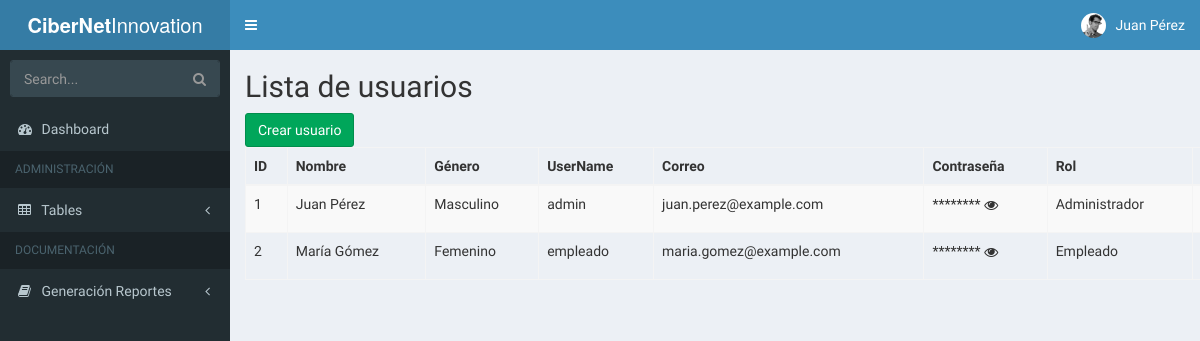
The app's page /CiberNet Innovation/user (signed in) with its own data.
### tables this page shows
CREATE TABLE `user` (
  `UserID` int NOT NULL AUTO_INCREMENT,
  `userName` varchar(100) NOT NULL,
  `userGender` varchar(50) NOT NULL,
  `userNickname` varchar(100) NOT NULL,
  `userEmail` varchar(100) NOT NULL,
  `userPassword` varchar(900) NOT NULL,
  `RolID` int DEFAULT NULL,
  PRIMARY KEY (`UserID`),
  UNIQUE KEY `userName` (`userName`),
  UNIQUE KEY `userNickname` (`userNickname`),
  UNIQUE KEY `userEmail` (`userEmail`),
  KEY `RolID` (`RolID`),
  CONSTRAINT `user_ibfk_1` FOREIGN KEY (`RolID`) REFERENCES `rol` (`RolID`)
);

CREATE TABLE `rol` (
  `RolID` int NOT NULL AUTO_INCREMENT,
  `rolName` varchar(50) NOT NULL,
  `rolInfo` text,
  PRIMARY KEY (`RolID`)
);

### CiberNet Innovation/app/controllers/UserController.php (called while the page is built, shortened)
<?php
require_once(dirname(__FILE__) . "/../../core/database.php");
require_once(dirname(__FILE__) . "/../models/UserModel.php");
class UserController
{
    private $user;
    public function __construct()
    {
        $database = new Database();
        $this->db = $database->getConnection();
        $this->user = new UserModel($this->db);
    }
    public function index()
    {
        $result = $this->user->getUsers();
        $users = $result->fetchAll(PDO::FETCH_ASSOC);
        include(dirname(__FILE__) . '/../views/user/userList.php');
    }
}

### CiberNet Innovation/core/database.php (called while the page is built, shortened)
<?php
class Database
{
    public function getConnection()
    {
        $this->conn = null;
        try {
            $this->conn = new PDO(
                "mysql:host=" . Config::HOST . ";dbname=" . Config::DATABASE,
                Config::USER,
                Config::PASSWORD
            );
            $this->conn->exec("set names utf8");
        } catch (PDOException $ex) {
            echo "Connection error: " . $ex->getMessage();
            die();
        }
        return $this->conn;
    }
}
?>

### CiberNet Innovation/app/models/UserModel.php (called while the page is built, shortened)
<?php
class UserModel
{
    private $conn;
    public function __construct($db)
    {
        $this->conn = $db;
    }
    public function getUsers()
    {
        $query = "CALL sp_SelectUsers();";
        $result = $this->conn->prepare($query);
        $result->execute();
        return $result;
    }
}

### CiberNet Innovation/app/views/user/userList.php (the view, shortened to what this page needs)
<div class="container">
    <div class="card mt-5 p-4">
        <h2 class="mb-4">Lista de usuarios</h2>
        <div class="d-flex justify-content-between mb-3">
            <a href="?pages=user&action=create" class="btn btn-success">Crear usuario</a>
        </div>
        <div class="table-responsive">
            <table class="table table-striped table-bordered">
                <thead class="table-dark">
                    <tr>
                        <th scope="col">ID</th>
                        <th scope="col">Nombre</th>
                        <th scope="col">Género</th>
                        <th scope="col">UserName</th>
                        <th scope="col">Correo</th>
                        <th scope="col">Contraseña</th>
                        <th scope="col">Rol</th>
                        <th scope="col" class="text-center">Opciones</th>
                    </tr>
                </thead>
                <tbody>
                    <?php foreach ($users as $user) : ?>
                        <tr>
                            <td><?= htmlspecialchars($user['UserID']); ?></td>
                            <td><?= htmlspecialchars($user['userName']); ?></td>
                            <td><?= htmlspecialchars($user['userGender']); ?></td>
                            <td><?= htmlspecialchars($user['userNickname']); ?></td>
                            <td><?= htmlspecialchars($user['userEmail']); ?></td>
                            <td>
                                <span id="password-<?= $user['UserID'] ?>" class="password-value">********</span>
                                <button type="button" class="btn password-toggle" onclick="togglePassword(<?= $user['UserID'] ?>)">
                                    <i id="password-icon-<?= $user['UserID'] ?>" class="fa fa-eye"></i>
                                </button>
                            </td>
                            <td><?= htmlspecialchars($user['rolName']); ?></td>
                            <td class="text-center">
                            </td>
                        </tr>
                    <?php endforeach; ?>
                </tbody>
            </table>
        </div>
    </div>
</div>

### CiberNet Innovation/index.php (style rules this page uses)
.password-toggle { cursor: pointer; background: none; border: none; padding: 0; }

### records on screen
user: UserID "1", userName "Juan Pérez", userGender "Masculino", userNickname "admin", userEmail "juan.perez@example.com", RolID.rolName "Administrador"
user: UserID "2", userName "María Gómez", userGender "Femenino", userNickname "empleado", userEmail "maria.gomez@example.com", RolID.rolName "Empleado"

### other values on screen
$_SESSION["userName"] "Juan Pérez"
